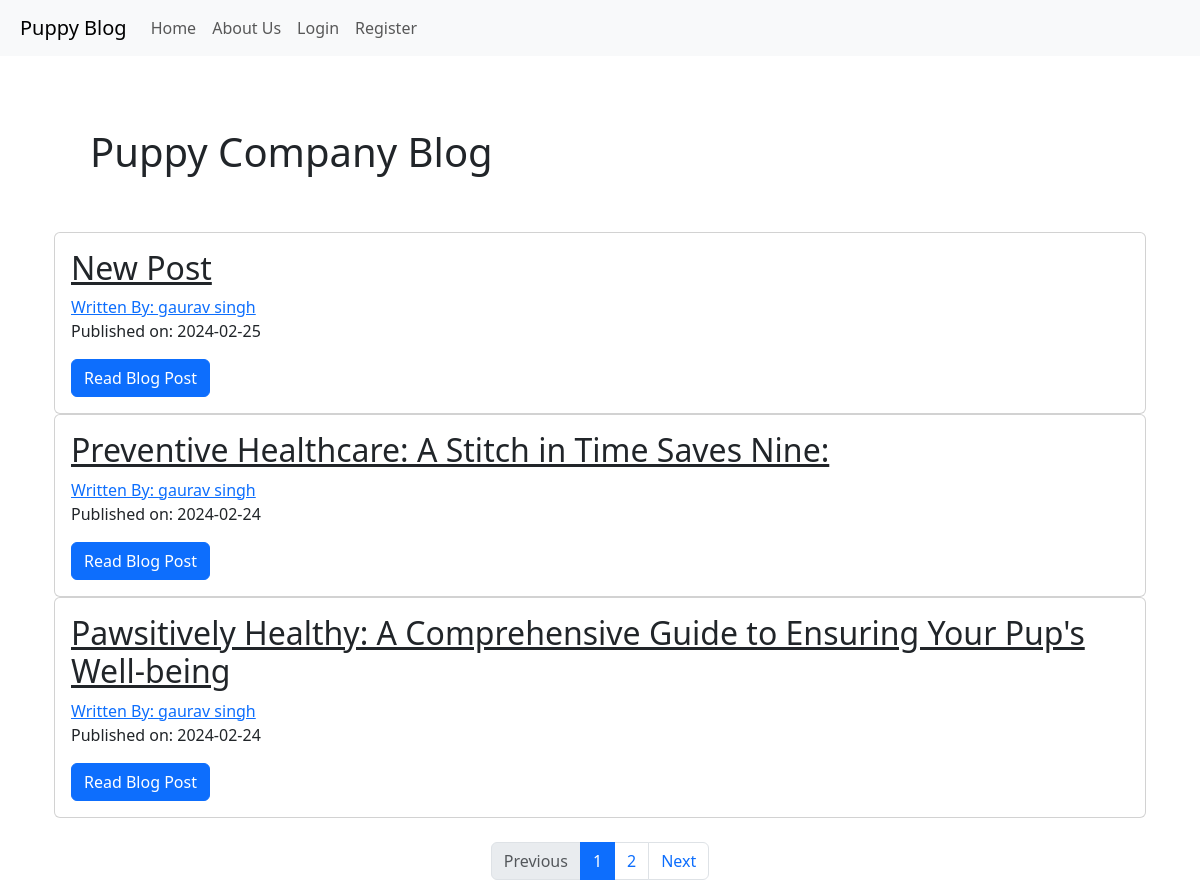
The page / on the database its author committed.
### puppycompanyblog/models.py (models this page shows, shortened)
class BlogPost(db.Model):
    __tablename__ = 'blog_post'  # Table name for the BlogPost model
    id = db.Column(db.Integer, primary_key=True)
    user_id = db.Column(db.Integer, db.ForeignKey('users.id'), nullable=False)
    date = db.Column(db.DateTime, nullable=False, default=datetime.utcnow)
    title = db.Column(db.String(255), nullable=False)
    text = db.Column(db.Text, nullable=False)
    users = db.relationship(User)

class User(db.Model, UserMixin):
    __tablename__ = 'users'  # Table name for the User model
    id = db.Column(db.Integer, primary_key=True)
    profile_image = db.Column(db.String(64), nullable=False, default='default_profile.png')
    email = db.Column(db.String(64), unique=True, index=True)
    username = db.Column(db.String(64), unique=True, index=True)
    password_hash = db.Column(db.String(128))
    posts = db.relationship('BlogPost', backref='author', lazy=True)

### puppycompanyblog/core/views.py (the view)
@core.route('/')
def index():
    page = request.args.get('page', 1, type=int)
    blog_posts = BlogPost.query.order_by(BlogPost.date.desc()).paginate(page=page, per_page=3)
    return render_template('index.html', blog_posts=blog_posts)

### puppycompanyblog/templates/index.html
{% extends "base.html" %}
{% block content %}
<div class="opaque-bg p-5">
    <h1>Puppy Company Blog</h1>
</div>
<div class="container">
    {% for post in blog_posts.items %}
        <div class="card">
            <div class="card-body">
                <h2> <a class="card-title" href="{{url_for('blog_posts.blog_post', blog_post_id=post.id)}}">{{post.title}}</a></h2>
                <a href="{{url_for('users.user_posts', username=post.author.username)}}">Written By: {{post.author.username}}</a>
                <p>Published on: {{post.date.strftime('%Y-%m-%d')}}</p>
                <a class="btn btn-primary" href="{{url_for('blog_posts.blog_post', blog_post_id=post.id)}}">Read Blog Post</a>
            </div>
        </div>
    {% endfor %}
</div>
<br>
<nav aria-label="Page navigation example">
    <ul class="pagination justify-content-center">
        {% if blog_posts.has_prev %}
            <li class="page-item">
                <a class="page-link" href="{{ url_for('core.index', page=blog_posts.prev_num) }}">Previous</a>
            </li>
        {% else %}
            <li class="page-item disabled">
                <span class="page-link">Previous</span>
            </li>
        {% endif %}
        {% for page_num in blog_posts.iter_pages(left_edge=1, right_edge=1, left_current=1, right_current=1) %}
            {% if page_num %}
                {% if blog_posts.page == page_num %}
                    <li class="page-item active" aria-current="page">
                        <span class="page-link">{{ page_num }}</span>
                    </li>
                {% else %}
                    <li class="page-item">
                        <a class="page-link" href="{{ url_for('core.index', page=page_num) }}">{{ page_num }}</a>
                    </li>
                {% endif %}
            {% else %}
                <li class="page-item disabled">
                    <span class="page-link">...</span>
                </li>
            {% endif %}
        {% endfor %}
        {% if blog_posts.has_next %}
            <li class="page-item">
                <a class="page-link" href="{{ url_for('core.index', page=blog_posts.next_num) }}">Next</a>
            </li>
        {% else %}
            <li class="page-item disabled">
                <span class="page-link">Next</span>
            </li>
        {% endif %}
    </ul>
</nav>
{% endblock %}

### puppycompanyblog/templates/base.html (style rules this page uses)
body { background-image: url('https://cdn.pixabay.com/photo/2019/09/10/18/19/feather-4466943_1280.jpg'); background-size: cover; background-position: full center; background-repeat: no-repeat; }

### rows shown on the page
BlogPost: title "New Post", author.username "gaurav singh", date "2024-02-25"
BlogPost: title "Preventive Healthcare: A Stitch in Time Saves Nine:", author.username "gaurav singh", date "2024-02-24"
BlogPost: title "Pawsitively Healthy: A Comprehensive Guide to Ensuring Your Pup's Well-being", author.username "gaurav singh", date "2024-02-24"

### other values the page prints
{{ page_num }} "1"
{{ page_num }} "2"
